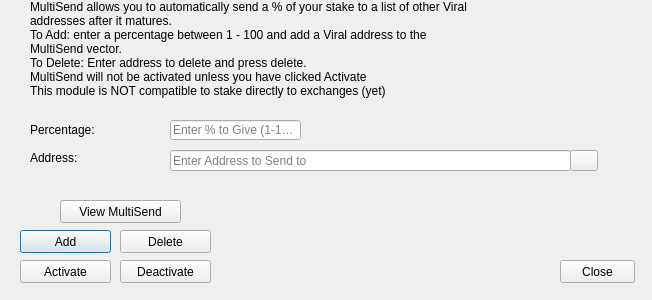
<?xml version="1.0" encoding="UTF-8"?>
<ui version="4.0">
 <class>StakeForCharityDialog</class>
 <widget class="QDialog" name="StakeForCharityDialog">
  <property name="windowModality">
   <enum>Qt::NonModal</enum>
  </property>
  <property name="geometry">
   <rect>
    <x>0</x>
    <y>0</y>
    <width>652</width>
    <height>300</height>
   </rect>
  </property>
  <property name="windowTitle">
   <string>MultiSend</string>
  </property>
  <widget class="QLineEdit" name="charityPercentEdit">
   <property name="geometry">
    <rect>
     <x>170</x>
     <y>120</y>
     <width>131</width>
     <height>20</height>
    </rect>
   </property>
   <property name="toolTip">
    <string>Enter whole numbers 1 - 100</string>
   </property>
   <property name="placeholderText">
    <string>Enter % to Give (1-100)</string>
   </property>
  </widget>
  <widget class="QLineEdit" name="charityAddressEdit">
   <property name="geometry">
    <rect>
     <x>170</x>
     <y>150</y>
     <width>401</width>
     <height>21</height>
    </rect>
   </property>
   <property name="toolTip">
    <string/>
   </property>
   <property name="placeholderText">
    <string>Enter Address to Send to</string>
   </property>
  </widget>
  <widget class="QLabel" name="label_2">
   <property name="geometry">
    <rect>
     <x>30</x>
     <y>0</y>
     <width>451</width>
     <height>121</height>
    </rect>
   </property>
   <property name="lineWidth">
    <number>1</number>
   </property>
   <property name="text">
    <string>MultiSend allows you to automatically send a % of your stake to a list of other Viral addresses after it matures.
To Add: enter a percentage between 1 - 100 and add a Viral address to the MultiSend vector. 
To Delete: Enter address to delete and press delete.
MultiSend will not be activated unless you have clicked Activate
This module is NOT compatible to stake directly to exchanges (yet)</string>
   </property>
   <property name="alignment">
    <set>Qt::AlignLeading|Qt::AlignLeft|Qt::AlignTop</set>
   </property>
   <property name="wordWrap">
    <bool>true</bool>
   </property>
  </widget>
  <widget class="QLabel" name="message">
   <property name="geometry">
    <rect>
     <x>240</x>
     <y>200</y>
     <width>381</width>
     <height>91</height>
    </rect>
   </property>
   <property name="text">
    <string/>
   </property>
  </widget>
  <widget class="QPushButton" name="addButton">
   <property name="geometry">
    <rect>
     <x>20</x>
     <y>230</y>
     <width>91</width>
     <height>23</height>
    </rect>
   </property>
   <property name="toolTip">
    <string/>
   </property>
   <property name="statusTip">
    <string>Add to MultiSend Vector</string>
   </property>
   <property name="text">
    <string>Add</string>
   </property>
  </widget>
  <widget class="QPushButton" name="disableButton">
   <property name="geometry">
    <rect>
     <x>120</x>
     <y>260</y>
     <width>91</width>
     <height>23</height>
    </rect>
   </property>
   <property name="statusTip">
    <string>Deactivate MultiSend</string>
   </property>
   <property name="text">
    <string>Deactivate</string>
   </property>
  </widget>
  <widget class="QPushButton" name="addressBookButton">
   <property name="geometry">
    <rect>
     <x>570</x>
     <y>150</y>
     <width>28</width>
     <height>21</height>
    </rect>
   </property>
   <property name="toolTip">
    <string>Choose an address from the address book</string>
   </property>
   <property name="text">
    <string/>
   </property>
   <property name="icon">
    <iconset resource="../bitcoin.qrc">
     <normaloff>:/icons/address-book</normaloff>:/icons/address-book</iconset>
   </property>
   <property name="shortcut">
    <string>Alt+A</string>
   </property>
   <property name="autoDefault">
    <bool>false</bool>
   </property>
  </widget>
  <widget class="QLabel" name="label">
   <property name="geometry">
    <rect>
     <x>30</x>
     <y>120</y>
     <width>121</width>
     <height>20</height>
    </rect>
   </property>
   <property name="toolTip">
    <string>Percentage of stake to send</string>
   </property>
   <property name="text">
    <string>Percentage:</string>
   </property>
  </widget>
  <widget class="QLabel" name="label_5">
   <property name="geometry">
    <rect>
     <x>30</x>
     <y>150</y>
     <width>111</width>
     <height>16</height>
    </rect>
   </property>
   <property name="toolTip">
    <string>Address to send portion of stake to</string>
   </property>
   <property name="text">
    <string>Address:</string>
   </property>
  </widget>
  <widget class="QPushButton" name="deleteButton">
   <property name="geometry">
    <rect>
     <x>120</x>
     <y>230</y>
     <width>91</width>
     <height>23</height>
    </rect>
   </property>
   <property name="toolTip">
    <string/>
   </property>
   <property name="statusTip">
    <string>Delete Address From MultiSend Vector</string>
   </property>
   <property name="text">
    <string>Delete</string>
   </property>
  </widget>
  <widget class="QPushButton" name="activateButton">
   <property name="geometry">
    <rect>
     <x>20</x>
     <y>260</y>
     <width>91</width>
     <height>23</height>
    </rect>
   </property>
   <property name="statusTip">
    <string>Activate MultiSend</string>
   </property>
   <property name="text">
    <string>Activate</string>
   </property>
  </widget>
  <widget class="QPushButton" name="viewButton">
   <property name="geometry">
    <rect>
     <x>60</x>
     <y>200</y>
     <width>121</width>
     <height>23</height>
    </rect>
   </property>
   <property name="toolTip">
    <string/>
   </property>
   <property name="statusTip">
    <string>View MultiSend Vector</string>
   </property>
   <property name="text">
    <string>View MultiSend</string>
   </property>
  </widget>
     <widget class="QPushButton" name="closeButton">
      <property name="geometry">
       <rect>
        <x>560</x>
        <y>260</y>
        <width>75</width>
        <height>23</height>
       </rect>
      </property>
      <property name="text">
       <string>Close</string>
      </property>
     </widget>
 </widget>
 <resources>
  <include location="../bitcoin.qrc"/>
 </resources>
 <connections/>
</ui>
